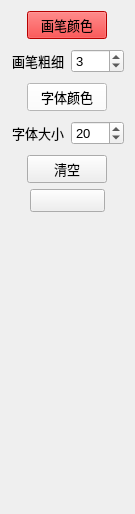
             <widget class="QWidget" name="page_5">
              <property name="geometry">
               <rect>
                <x>0</x>
                <y>0</y>
                <width>135</width>
                <height>514</height>
               </rect>
              </property>
              <attribute name="label">
               <string>          图片注释</string>
              </attribute>
              <layout class="QVBoxLayout" name="verticalLayout_5">
               <item alignment="Qt::AlignHCenter">
                <widget class="QPushButton" name="pushButton_39">
                 <property name="enabled">
                  <bool>true</bool>
                 </property>
                 <property name="font">
                  <font>
                   <pointsize>10</pointsize>
                  </font>
                 </property>
                 <property name="styleSheet">
                  <string notr="true">background-color: rgb(255, 0, 0);</string>
                 </property>
                 <property name="text">
                  <string>画笔颜色</string>
                 </property>
                </widget>
               </item>
               <item>
                <layout class="QHBoxLayout" name="horizontalLayout_5">
                 <property name="topMargin">
                  <number>4</number>
                 </property>
                 <property name="bottomMargin">
                  <number>4</number>
                 </property>
                 <item>
                  <widget class="QLabel" name="label_12">
                   <property name="enabled">
                    <bool>true</bool>
                   </property>
                   <property name="sizePolicy">
                    <sizepolicy hsizetype="Minimum" vsizetype="Preferred">
                     <horstretch>0</horstretch>
                     <verstretch>0</verstretch>
                    </sizepolicy>
                   </property>
                   <property name="font">
                    <font>
                     <pointsize>10</pointsize>
                    </font>
                   </property>
                   <property name="text">
                    <string>画笔粗细</string>
                   </property>
                   <property name="alignment">
                    <set>Qt::AlignCenter</set>
                   </property>
                   <property name="margin">
                    <number>0</number>
                   </property>
                  </widget>
                 </item>
                 <item>
                  <widget class="QSpinBox" name="spinBox_6">
                   <property name="enabled">
                    <bool>true</bool>
                   </property>
                   <property name="font">
                    <font>
                     <pointsize>10</pointsize>
                    </font>
                   </property>
                   <property name="minimum">
                    <number>1</number>
                   </property>
                   <property name="maximum">
                    <number>20</number>
                   </property>
                   <property name="value">
                    <number>3</number>
                   </property>
                  </widget>
                 </item>
                </layout>
               </item>
               <item alignment="Qt::AlignHCenter|Qt::AlignVCenter">
                <widget class="QPushButton" name="pushButton_37">
                 <property name="enabled">
                  <bool>true</bool>
                 </property>
                 <property name="font">
                  <font>
                   <pointsize>10</pointsize>
                  </font>
                 </property>
                 <property name="styleSheet">
                  <string notr="true">background-color: rgb(255, 255, 255);</string>
                 </property>
                 <property name="text">
                  <string>字体颜色</string>
                 </property>
                </widget>
               </item>
               <item>
                <layout class="QHBoxLayout" name="horizontalLayout_6">
                 <property name="topMargin">
                  <number>4</number>
                 </property>
                 <property name="bottomMargin">
                  <number>4</number>
                 </property>
                 <item>
                  <widget class="QLabel" name="label_13">
                   <property name="enabled">
                    <bool>true</bool>
                   </property>
                   <property name="sizePolicy">
                    <sizepolicy hsizetype="Minimum" vsizetype="Preferred">
                     <horstretch>0</horstretch>
                     <verstretch>0</verstretch>
                    </sizepolicy>
                   </property>
                   <property name="font">
                    <font>
                     <pointsize>10</pointsize>
                    </font>
                   </property>
                   <property name="text">
                    <string>字体大小</string>
                   </property>
                   <property name="alignment">
                    <set>Qt::AlignCenter</set>
                   </property>
                   <property name="margin">
                    <number>0</number>
                   </property>
                  </widget>
                 </item>
                 <item>
                  <widget class="QSpinBox" name="spinBox_5">
                   <property name="enabled">
                    <bool>true</bool>
                   </property>
                   <property name="font">
                    <font>
                     <pointsize>10</pointsize>
                    </font>
                   </property>
                   <property name="minimum">
                    <number>1</number>
                   </property>
                   <property name="maximum">
                    <number>50</number>
                   </property>
                   <property name="value">
                    <number>20</number>
                   </property>
                  </widget>
                 </item>
                </layout>
               </item>
               <item alignment="Qt::AlignHCenter">
                <widget class="QPushButton" name="pushButton_40">
                 <property name="enabled">
                  <bool>true</bool>
                 </property>
                 <property name="minimumSize">
                  <size>
                   <width>0</width>
                   <height>24</height>
                  </size>
                 </property>
                 <property name="font">
                  <font>
                   <pointsize>10</pointsize>
                  </font>
                 </property>
                 <property name="text">
                  <string>清空</string>
                 </property>
                </widget>
               </item>
               <item alignment="Qt::AlignHCenter">
                <widget class="QPushButton" name="pushButton_35">
                 <property name="enabled">
                  <bool>true</bool>
                 </property>
                 <property name="minimumSize">
                  <size>
                   <width>75</width>
                   <height>0</height>
                  </size>
                 </property>
                 <property name="font">
                  <font>
                   <pointsize>10</pointsize>
                  </font>
                 </property>
                 <property name="toolTip">
                  <string>撤销</string>
                 </property>
                 <property name="text">
                  <string/>
                 </property>
                 <property name="icon">
                  <iconset>
                   <normaloff>images/undo.png</normaloff>images/undo.png</iconset>
                 </property>
                 <property name="iconSize">
                  <size>
                   <width>16</width>
                   <height>16</height>
                  </size>
                 </property>
                </widget>
               </item>
               <item>
                <spacer name="verticalSpacer_2">
                 <property name="orientation">
                  <enum>Qt::Vertical</enum>
                 </property>
                 <property name="sizeHint" stdset="0">
                  <size>
                   <width>20</width>
                   <height>40</height>
                  </size>
                 </property>
                </spacer>
               </item>
              </layout>
             </widget>
